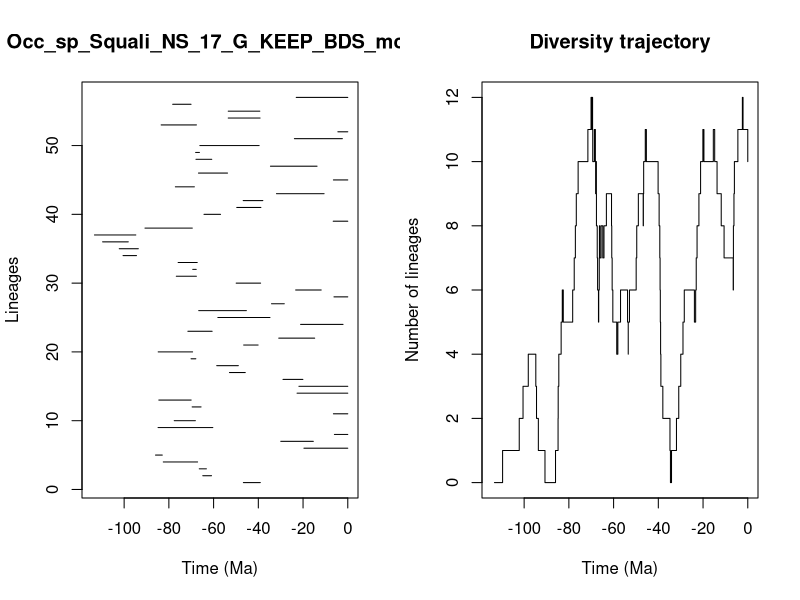

Here is the R script that generated this plot:


pdf(file='../Results/Species_NS/5_MA_bins_EXT_EP/pyrate_mcmc_logs/Occ_sp_Squali_NS_17_G_KEEP_BDS_mcmc_LTT.pdf',width=0.6*20, height=0.6*10)
title = "Occ_sp_Squali_NS_17_G_KEEP_BDS_mcmc"
ts=c(46.681729948001845, 64.83389017973452,66.40718282459419,82.49489815145198,85.96894091910278,19.608883185503593,29.96780124056517,5.983745762588202,84.82765094677269,77.60609817279477,6.425217111638595,69.5921307948797,84.49666840350862,22.676254919744487,21.848740703331266,28.971767120525424,52.90218504037306,58.59921095101436,70.07832604768105,84.77585470206542,46.55543690648074,30.865961132232528,71.49813163968713,21.10334636350116,58.098997418156365,66.65051877556054,34.10020440386303,6.179014254488555,23.307504027755726,49.906024802676406,76.67490900143723,69.32553877029675,75.8568978466548,100.4920278630484,102.18794790494103,109.631785463403,113.27013749690842,90.68138107928003,6.518662689390717,64.29384772348624,49.646557633832536,46.76572443736127,31.886909818434304,77.09257367728911,6.428989566132543,66.76221148101892,34.578624969785146,67.88056849680123,68.0329007607086,66.14671493791974,23.86633077025878,4.430482723091877,83.45321820700391,53.45255410247022,53.45564130268882,78.29478109602509,23.05262255082441)
te=c(39.10870288744774, 60.92523965066819,63.22149997558833,67.15305594351503,82.94452776038705,0.0,15.40740568734595,0.0,60.34326927740557,68.14557367430368,0.0,65.59318741966163,70.0280867852742,0.0,0.0,20.07815756234406,45.83258786765509,48.93079208734645,67.94357996483639,69.39078509749662,40.09861705360174,14.795399321297968,60.64333957282808,2.119751301699683,34.78935659310666,45.341118841193634,28.393183225141836,0.0,11.872389370178658,38.979949149350425,67.69600521162843,67.7748577057011,67.31823994831026,94.46443187134808,93.64371733753109,98.14888296609041,94.7809269530811,69.52566348737962,0.0,56.89582971897765,38.85667984588131,37.983807403324626,10.596307885223174,68.5965558922109,0.0,53.762308078776194,13.736287333737504,60.82127796479571,66.33277353713785,39.64036784191712,2.416821749214035,0.0,67.67035350107267,39.20914060445312,39.33731653224498,70.08503210940248,0.0)
div_traj=c(0, 1,2,3,4,3,2,1,0,1,2,3,4,5,6,5,6,7,8,9,10,11,12,11,12,11,12,11,10,11,10,9,10,9,10,9,8,7,6,5,6,7,8,7,8,7,8,9,8,7,6,5,4,5,6,5,4,5,6,7,8,9,8,9,10,11,10,9,8,7,6,5,4,3,2,1,0,1,2,3,4,5,6,5,6,7,8,9,10,11,10,11,10,9,8,7,6,7,8,9,10,11,12,11,10)
time_events=c(113.27013749690842, 109.631785463403,102.18794790494103,100.4920278630484,98.14888296609041,94.7809269530811,94.46443187134808,93.64371733753109,90.68138107928003,85.96894091910278,84.82765094677269,84.77585470206542,84.49666840350862,83.45321820700391,82.94452776038705,82.49489815145198,78.29478109602509,77.60609817279477,77.09257367728911,76.67490900143723,75.8568978466548,71.49813163968713,70.08503210940248,70.07832604768105,70.0280867852742,69.5921307948797,69.52566348737962,69.39078509749662,69.32553877029675,68.5965558922109,68.14557367430368,68.0329007607086,67.94357996483639,67.88056849680123,67.7748577057011,67.69600521162843,67.67035350107267,67.31823994831026,67.15305594351503,66.76221148101892,66.65051877556054,66.40718282459419,66.33277353713785,66.14671493791974,65.59318741966163,64.83389017973452,64.29384772348624,63.22149997558833,60.92523965066819,60.82127796479571,60.64333957282808,60.34326927740557,58.59921095101436,58.098997418156365,56.89582971897765,53.762308078776194,53.45564130268882,53.45255410247022,52.90218504037306,49.906024802676406,49.646557633832536,48.93079208734645,46.76572443736127,46.681729948001845,46.55543690648074,45.83258786765509,45.341118841193634,40.09861705360174,39.64036784191712,39.33731653224498,39.20914060445312,39.10870288744774,38.979949149350425,38.85667984588131,37.983807403324626,34.78935659310666,34.578624969785146,34.10020440386303,31.886909818434304,30.865961132232528,29.96780124056517,28.971767120525424,28.393183225141836,23.86633077025878,23.307504027755726,23.05262255082441,22.676254919744487,21.848740703331266,21.10334636350116,20.07815756234406,19.608883185503593,15.40740568734595,14.795399321297968,13.736287333737504,11.872389370178658,10.596307885223174,6.518662689390717,6.428989566132543,6.425217111638595,6.179014254488555,5.983745762588202,4.430482723091877,2.416821749214035,2.119751301699683,0.0)
                par(mfrow=c(1,2))
                L = length(ts)
                plot(ts, 1:L , xlim=c(-max(ts)-1,0), pch=20, type="n", main=title,xlab="Time (Ma)",ylab="Lineages")
                for (i in 1:L){segments(x0=-te[i],y0=i,x1=-ts[i],y1=i)}    
                t = -time_events
                plot(div_traj ~ t,type="s", main = "Diversity trajectory",xlab="Time (Ma)",ylab="Number of lineages",xlim=c(-max(ts)-1,0))
                abline(v=c(65,200,251,367,445),lty=2,col="gray")
                